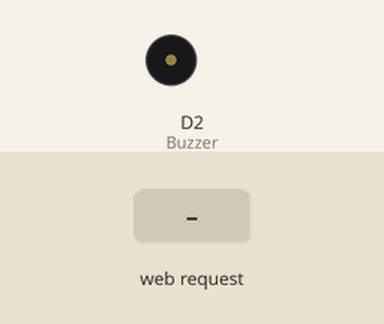
This sketch was run on a simulated ESP8266 (NodeMCU). On the bench: buzzer (waves = sounding). The test bench sets the inputs (shaded band). WiFi joins after 1.5 s; servers stay silent unless stated; what the sketch prints to the serial monitor is not drawn.

Above: at 2.7 s.
2.8 s: HTTP request GET /do received
At 4.1 s:
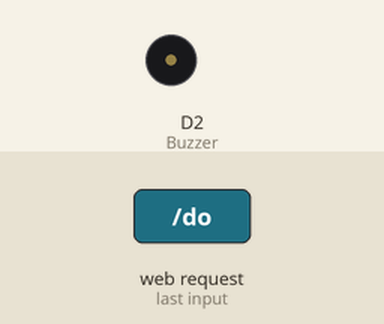
4.4 s: HTTP request GET /re received
At 5.5 s:
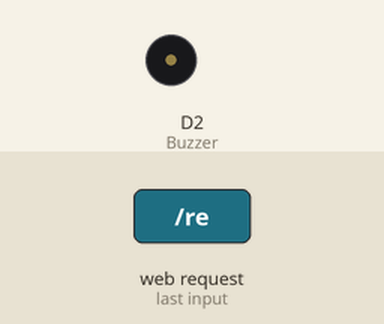
5.9 s: HTTP request GET /mi received
At 6.6 s:
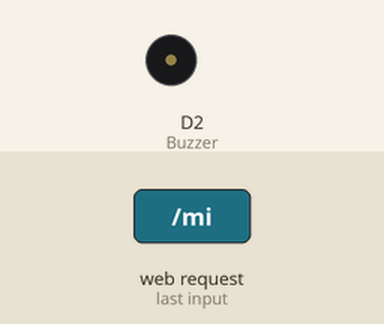
Timing chart, 0 to 8.9 s (numbered marks = the images above; inputs shaded):
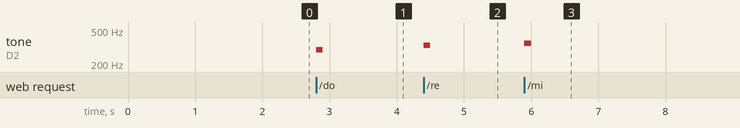

The sketch:

WiFi_buzzer.ino
```cpp
#include <ESP8266WiFi.h>
#define Buzzer D2

const char* ssid = "SMART324_3";
const char* password = "76543210";

int tones[] = {261, 294, 330, 349, 392, 440, 494, 523};
int numTones = 8;

WiFiServer server(80);


// 변수 지정
int LED_pin = 16;
int turn_on = 0;
int turn_off = 1;

IPAddress ip;
void setup() {

  Serial.begin(115200);
  delay(10);

  pinMode(Buzzer, OUTPUT);


  // Connect to WiFi network

  Serial.println();
  Serial.println();
  Serial.print("Connecting to ");
  Serial.println(ssid);

  WiFi.begin(ssid, password);

  while (WiFi.status() != WL_CONNECTED) {
    delay(500);
    Serial.print(".");
  }

  Serial.println("");
  Serial.println("WiFi connected");


  // Start the server
  server.begin();
  Serial.println("Server started");


  // Print the IP address
  Serial.print("Use this URL to connect: ");
  Serial.print("http://");
  Serial.print(WiFi.localIP());
  Serial.println("/");
}


void loop() {

  // Check if a client has connected
  WiFiClient client = server.available();
  if (!client) {
    return;
  }

  // Wait until the client sends some data
  Serial.println("new client");
  while (!client.available()) {
    delay(1);
  }

  // Read the first line of the request
  String request = client.readStringUntil('\r');
  Serial.println(request);
  client.flush();

  // Match the request
  int value = turn_off;
  if (request.indexOf("/do") != -1)  {
    Serial.print("do");
    tone(Buzzer, tones[1]);
    delay(100);
    noTone(Buzzer);
  }

  if (request.indexOf("/re") != -1)  {
    Serial.print("re");
    tone(Buzzer, tones[2]);
    delay(100);
    noTone(Buzzer);
  }
  if (request.indexOf("/mi") != -1)  {
    Serial.print("mi");
    tone(Buzzer, tones[3]);
    delay(100);
    noTone(Buzzer);
  }
  if (request.indexOf("/pa") != -1)  {
    Serial.print("pa");
    tone(Buzzer, tones[4]);
    delay(100);
    noTone(Buzzer);
  }
  if (request.indexOf("/sol") != -1)  {
    Serial.print("sol");
    tone(Buzzer, tones[5]);
    delay(100);
    noTone(Buzzer);
  }
  if (request.indexOf("/ra") != -1)  {
    Serial.print("ra");
    tone(Buzzer, tones[6]);
    delay(100);
    noTone(Buzzer);
  }
  if (request.indexOf("/si") != -1)  {
    Serial.print("si");
    tone(Buzzer, tones[7]);
    delay(100);
    noTone(Buzzer);
  }

  // Return the response
  client.println("HTTP/1.1 200 OK");
  client.println("Content-Type: text/html");
  client.println(""); //  do not forget this one
  client.println("<!DOCTYPE HTML>");
  client.println("<html>");


  client.println("<br><br>");
  client.println("<form>");
  client.println("<a href=\" /do\"\"><button>do </button></a><br />");
  client.println("<a href=\" /re\"\"><button>re </button></a><br />");
  client.println("<a href=\" /mi\"\"><button>mi </button></a><br />");
  client.println("<a href=\" /pa\"\"><button>pa </button></a><br />");
  client.println("<a href=\" /sol\"\"><button>sol </button></a><br />");
  client.println("<a href=\" /ra\"\"><button>ra </button></a><br />");
  client.println("<a href=\" /si\"\"><button>si </button></a><br />");
  client.println("<br><br>");
  client.println("</form>");
  client.print("<script>");
  client.print(" document.write(\"Hello java Script World!!! \");");
  client.print("</script>");

  client.println("</html>");

  delay(1);
  Serial.println("Client disconnected");
  Serial.println("");
}
```

Measured:
- after the input at 2.8 s, tone on D2 (Buzzer): silent → 294 Hz at once, → silent 0.10 s later
- after the input at 4.4 s, tone on D2 (Buzzer): silent → 330 Hz at once, → silent 0.10 s later
- after the input at 5.9 s, tone on D2 (Buzzer): silent → 349 Hz at once, → silent 0.10 s later
